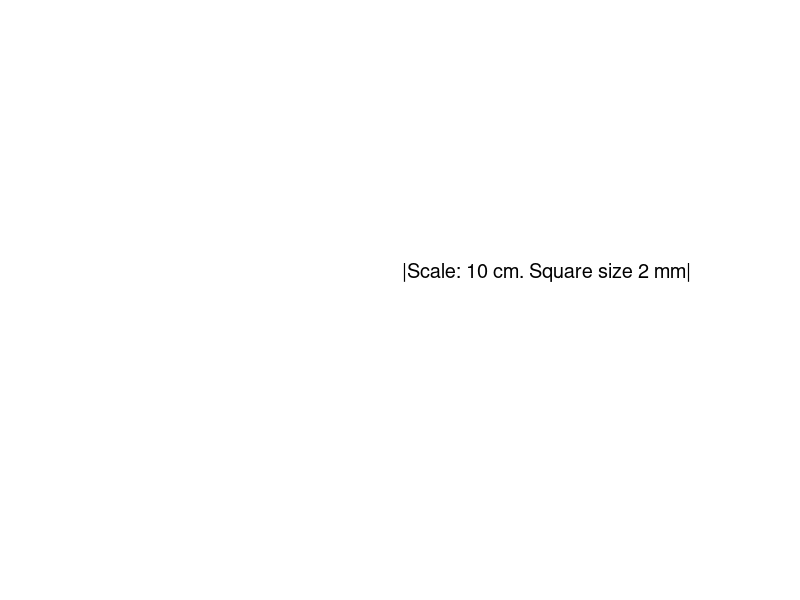

The MATLAB script that drew this image: (Note: this script raises an error after producing the figure.)
% This script will generate a checkered target in a white background

%% Inputs

% Pixel size of the output image
pixel_size = 0.25; %mm

% Checkered pattern
box_size = 2; %mm
n_boxes_x = 15;
n_boxes_y = 13;

% Scale Bar
scalebar_size = 100; %mm

% Target size
target_size = 250; % mm

%% Generate coordinats and grating
x = (-target_size/2):pixel_size:(target_size/2); % mm
y = x;
[xx,yy] = meshgrid(x,y);

% Generate base image
im = zeros(size(xx),'uint8')+255;

%% Generate checkered
cbox_size_pixels = box_size/pixel_size;

im_checkered = checkerboard(cbox_size_pixels,n_boxes_y,n_boxes_x);
im_checkered = im_checkered(1:(end/2),1:(end/2));
im_checkered = im_checkered*254+1;

i_ch_start = round(size(im,1)/2-size(im_checkered,1)/2);
j_ch_start = round(size(im,2)/2-size(im_checkered,2)/2);
i_ch_end = i_ch_start + size(im_checkered,1) -1;
j_ch_end = j_ch_start + size(im_checkered,2) -1;

im(i_ch_start:i_ch_end,j_ch_start:j_ch_end) = uint8(im_checkered);
    

%% Draw scalebar

im_checkered = checkerboard(cbox_size_pixels,2,scalebar_size/box_size);
im_checkered = im_checkered(1:(end/2),1:(end/2));
im_checkered = im_checkered*254+1;

i_sb_start = round(i_ch_end+3*size(im_checkered,1));
j_sb_start = round(size(im,2)/2-size(im_checkered,2)/2);
i_sb_end = i_sb_start + size(im_checkered,1) -1;
j_sb_end = j_sb_start + size(im_checkered,2) -1;

im(i_sb_start:i_sb_end,j_sb_start:j_sb_end) = 1; % uint8(im_checkered);

%% Write the text in a figure, and capture it
my_text = sprintf('Scale: %.0f cm. Square size %.0f mm',scalebar_size/10,box_size);
f=figure(22);
text('units','pixels','position',[20 20],'fontunits','pixels', ...
	'fontsize',20,'string',['|' my_text '|']);
axis off
text_im = getframe(gca); 
text_im = text_im.cdata;
close(f)
text_im(text_im==240) = 255;
text_im = rgb2gray(text_im);

text_im(all(text_im>5,2),:) = [];
strip = text_im(1,:);
i_start = find(strip ~= 255,1,'first')+3;
i_end = find(strip ~= 255,1,'last')-3;
text_im = text_im(:,i_start:i_end);

%% Add the text to the figure
x_index_start = round(length(x)/2-size(text_im,2)/2);
x_index_end   = x_index_start+size(text_im,2)-1;

y_index_start = i_sb_end+10;
y_index_end   = y_index_start+size(text_im,1)-1;

im(y_index_start:y_index_end,x_index_start:x_index_end) = text_im;

%% Save
imshow(im);
fn = sprintf('distortion_calibration_target_%.0fum_per_pixel.png',...
    pixel_size*1000);
imwrite(im,fn);

ppi = 25.4/pixel_size;
fprintf('Required Screen Resolution: %.0f ppi\n',ppi);